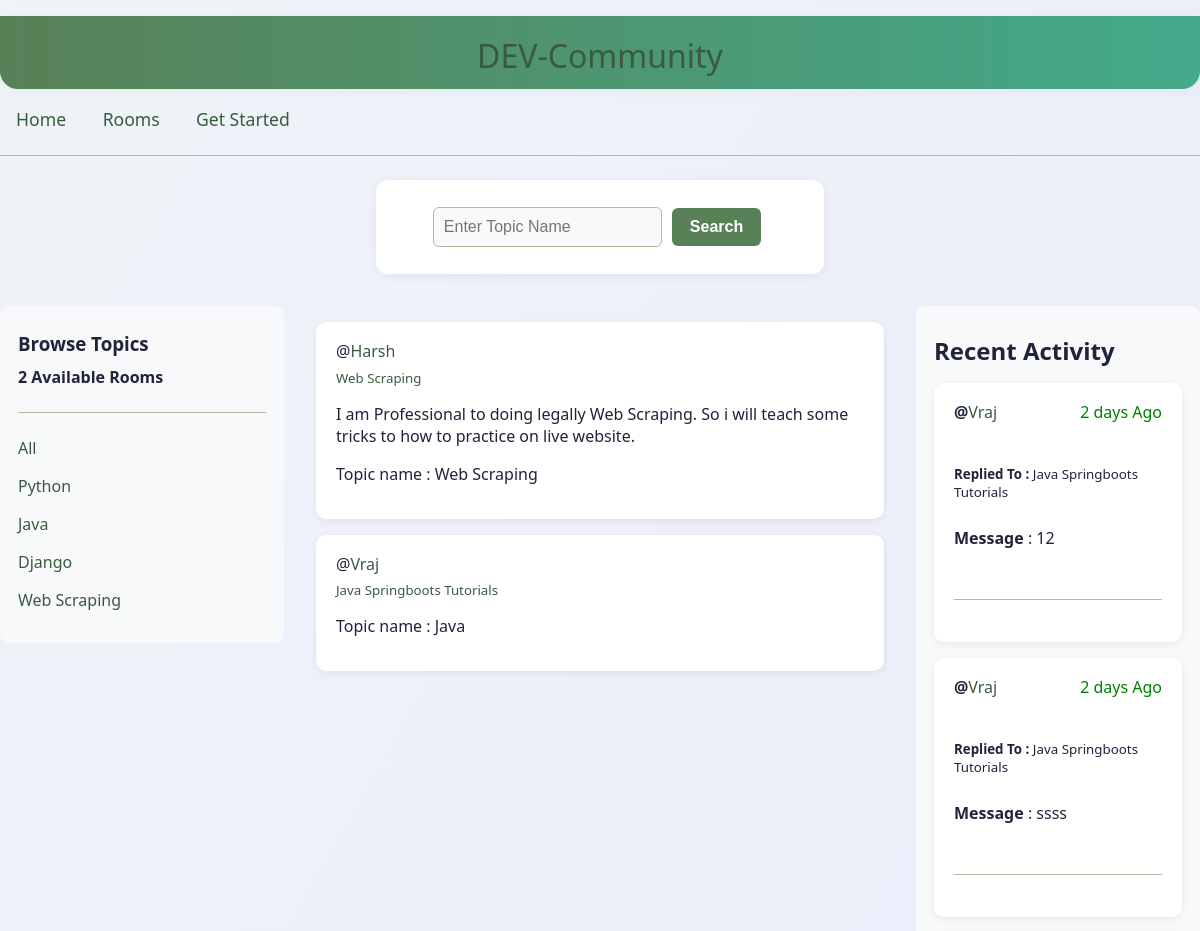
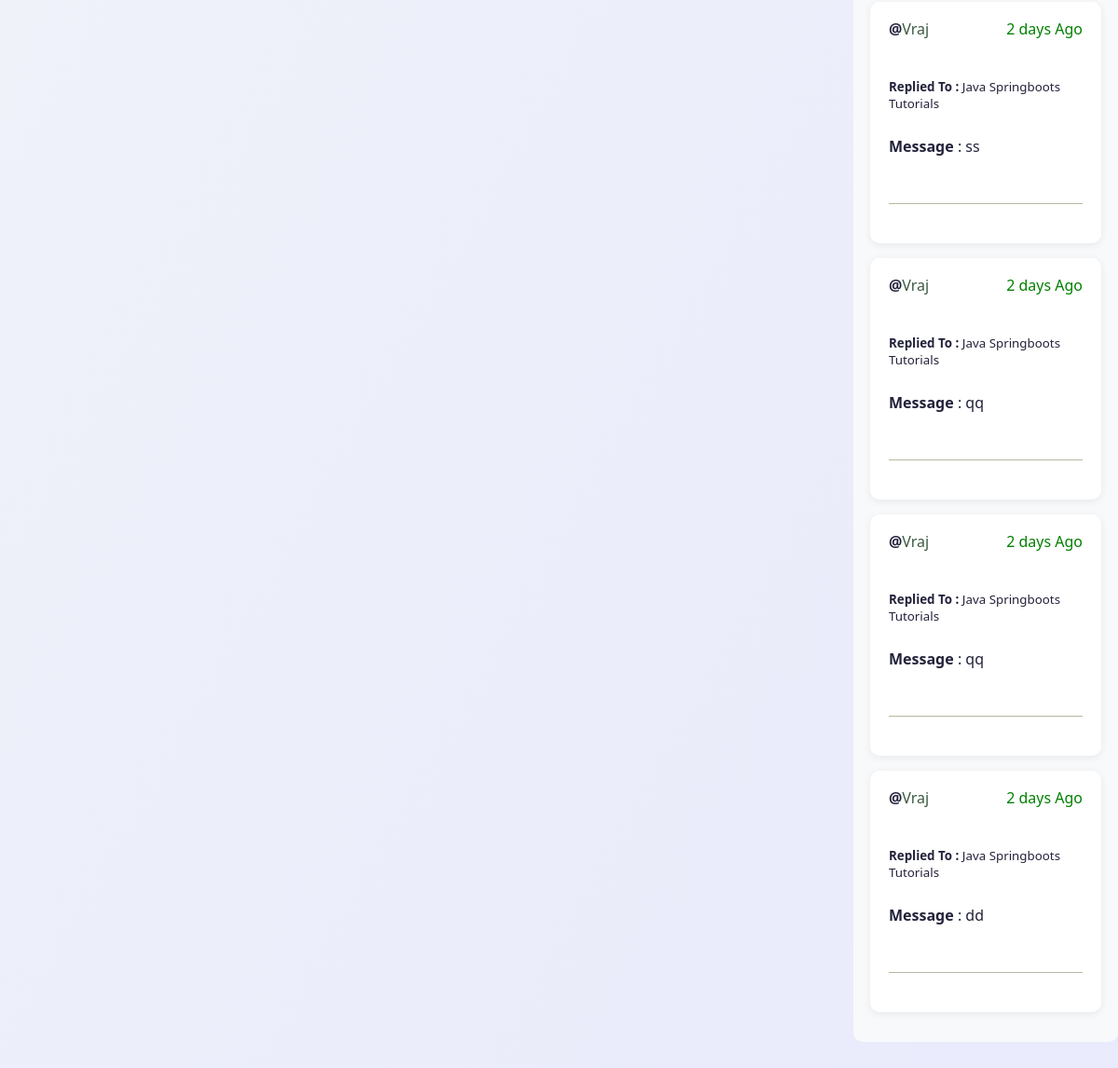
The app's page /room/, older data (2 pictures, top to bottom).
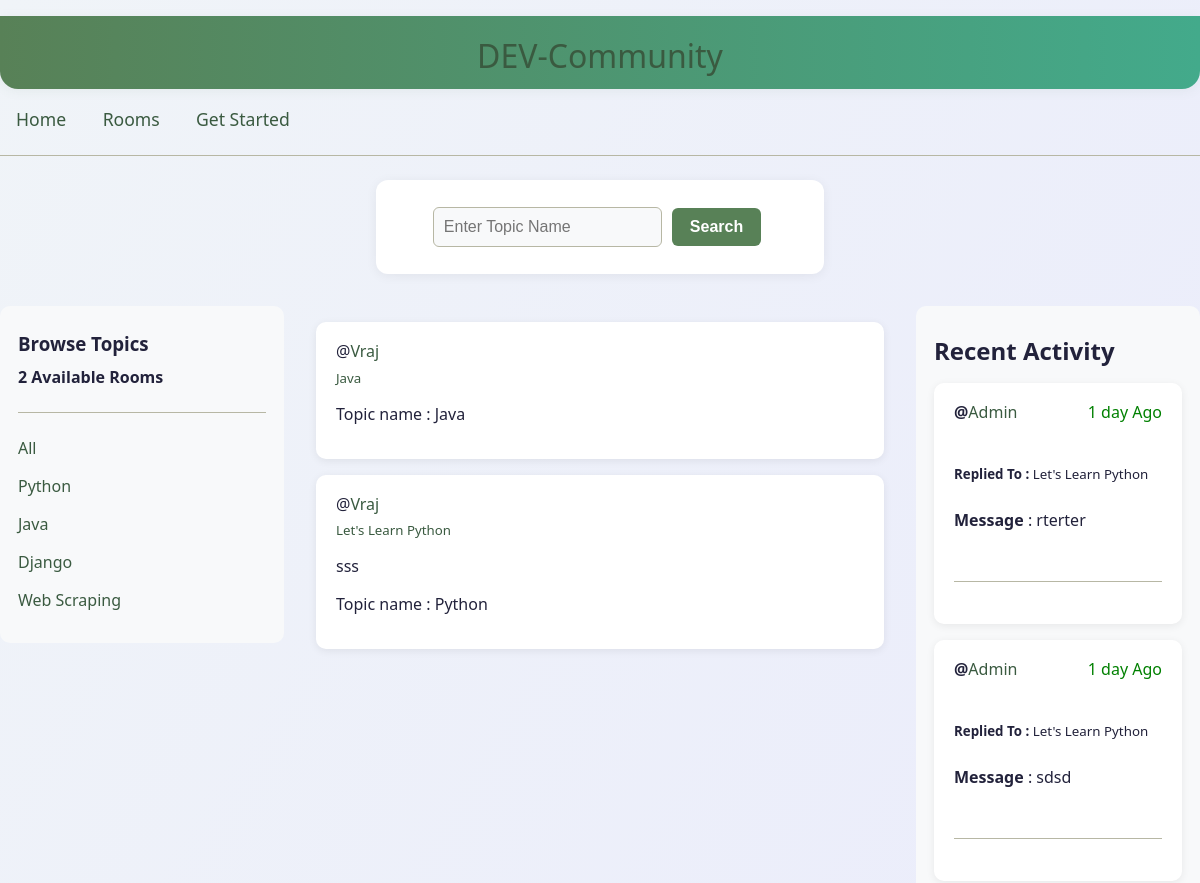
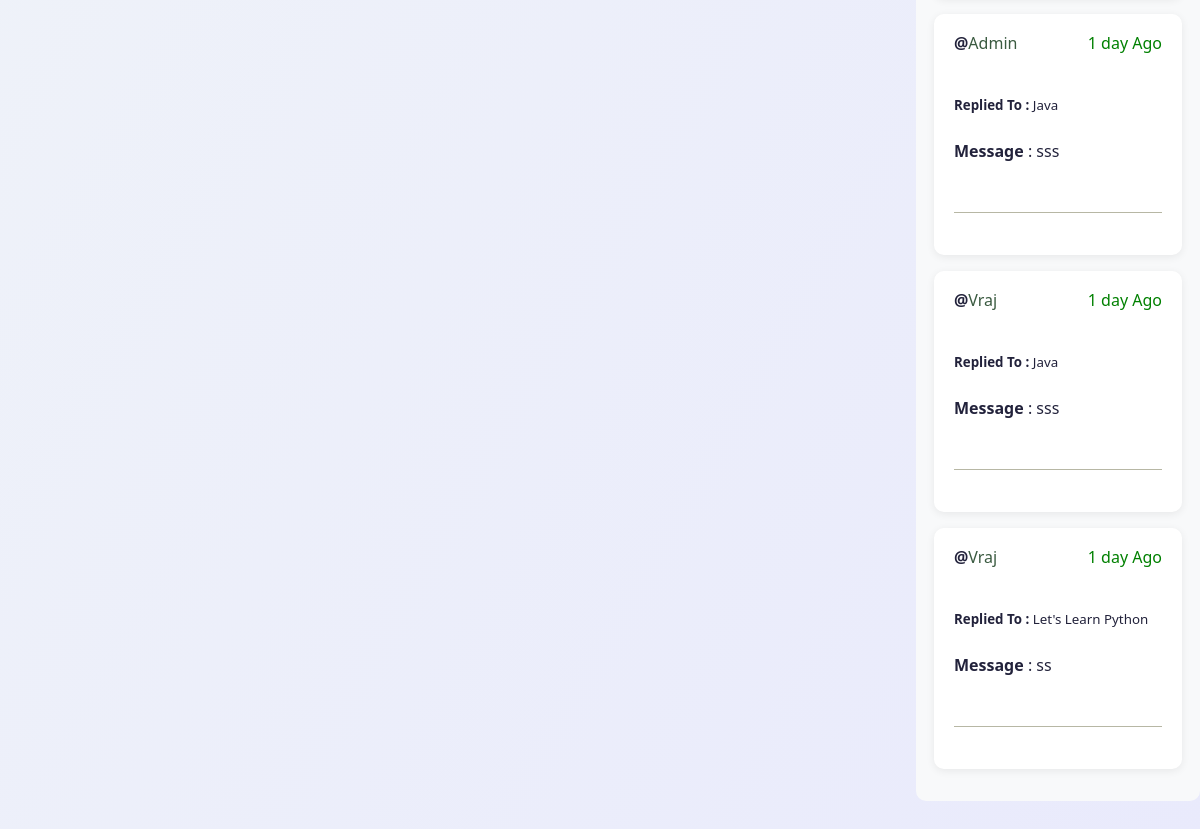
The same page, newer data (2 pictures, top to bottom).
### base/models.py (models this page shows, shortened)
class Topic(models.Model):
    name = models.CharField(max_length=200)
    def __str__(self):
        return self.name

class Room(models.Model):
    host = models.ForeignKey(User,on_delete=models.SET_NULL,null=True)
    topic = models.ForeignKey(Topic,on_delete=models.SET_NULL,null=True)
    name = models.CharField(max_length=200)
    description = models.TextField(null=True,blank=True)
    participants = models.ManyToManyField(User,blank=True,related_name='participants')
    createdAt = models.DateTimeField(auto_now_add=True)
    updatedAt = models.DateTimeField(auto_now=True)
    class Meta:
        ordering = ['-updatedAt','-createdAt']
    def __str__(self):
        return self.name

class Message(models.Model):
    user = models.ForeignKey(User,on_delete=models.CASCADE)
    room = models.ForeignKey(Room,on_delete=models.CASCADE)
    body = models.TextField()
    createdAt = models.DateTimeField(auto_now_add=True)
    updatedAt = models.DateTimeField(auto_now=True)
    class Meta:
        ordering = ['-updatedAt','-createdAt']

### base/views.py (the view)
# urls.py: path("room/",rooms_view,name = "Rooms"),
def rooms_view(request):
    q = request.GET.get('q') if request.GET.get('q') != None else ''
    topics = Topic.objects.all()
    recent_messages = Message.objects.all()[0:6]
    if q != "":
        recent_messages = Message.objects.filter(room__topic__name=q)[0:6]
    if q:
        rooms = Room.objects.filter(topic__name__contains = q)
        room_count = len(rooms)
    else:
        rooms = Room.objects.all()
        room_count = rooms.count()
    context =  {"rooms": rooms,'topics' :topics,'room_count' : room_count,'recent_messages':recent_messages}
    return render(request, 'base/room.html',context)

### base/templates/base/room.html (shortened to what this page needs)
{% extends 'main.html' %}
{% block content %}
    <form class="cardSearch mb-2" request="GET" action="{% url 'Rooms' %}">
      <input type="text" name="q" id="" placeholder="Enter Topic Name" />
      <input class="create-btn" type="submit" value="Search">
    </form>
    <div class="home-container">
        <div>
           {% include 'base/topics_components.html' %}
        </div>
        <div>
                <div>
                     {% include 'base/feed_component.html' %}
                </div>
        </div>
        <div>
           {% include 'base/recent_activity_component.html' %}
        </div>
    </div>
{% endblock %}

### base/templates/base/topics_components.html
<div class="topics-list mb-2">
<h3>Browse Topics</h3>
<h4>{{room_count}} Available Rooms</h4>
<hr />
<p><a href="{% url 'Rooms' %}"> All </a></p>
{% for topic in topics %}
<p><a href="{% url 'Rooms' %}?q={{topic.name}}"> {{ topic.name}}</a></p>
{% endfor %}
</div>

### base/templates/base/feed_component.html (shortened to what this page needs)
{% if rooms %}
  {% for room in rooms %}
  <div class="card mb-2">
    <span>@<a href="{% url 'profile' room.host.username %}">{{ room.host.username }}</a></span>
    <h5><a href="{% url 'Room' room.id %}">{{ room.name }}</a></h5>
    <p>{{room.description}}</p>
    <p>Topic name : {{room.topic}}</p>
  </div>
  {% endfor %}
{% else %}
  <div class="card text-center">
    <p>No Rooms for current Topic...</p>
  </div>
{% endif %}

### base/templates/base/recent_activity_component.html (shortened to what this page needs)
<div class="recent-activity">
<h2>Recent Activity</h2>
{% if recent_messages %}
  {% for message in recent_messages %}
  <div class="card mb-2" style="display: flex; flex-direction: column; gap: 10px;">
    <span>
      <b>@<a href="{% url 'profile' message.user %}">{{ message.user }}</a></b>
      <span style="color: green;float:right">
        {{ message.createdAt|timesince}} Ago</span>
    </span>
    <br />
    <small><b>Replied To : </b>{{ message.room }}</small>
    <p><b>Message</b> : {{ message.body }}</p>
    <hr />
  </div>
  {% endfor %}
{% else %}
  <div class="card text-center">
    <p>No recent Activity for This Topic...</p>
  </div>
{% endif %}
</div>

Row changes from the older to the newer data that the page shows:
removed Room: host.username "Harsh", name "Web Scraping", description "I am Professional to doing legally Web Scraping. So i will teach some tricks to how to practice on live website.", topic "Web Scraping"
removed Room: host.username "Vraj", name "Java Springboots Tutorials", topic "Java"
removed Message: user "Vraj", createdAt "2 days", room "Java Springboots Tutorials", body "12"
removed Message: user "Vraj", createdAt "2 days", room "Java Springboots Tutorials", body "ssss"
removed Message: user "Vraj", createdAt "2 days", room "Java Springboots Tutorials", body "ss"
removed Message: user "Vraj", createdAt "2 days", room "Java Springboots Tutorials", body "qq"
removed Message: user "Vraj", createdAt "2 days", room "Java Springboots Tutorials", body "qq"
removed Message: user "Vraj", createdAt "2 days", room "Java Springboots Tutorials", body "dd"
added Room: host.username "Vraj", name "Java", topic "Java"
added Room: host.username "Vraj", name "Let's Learn Python", description "sss", topic "Python"
added Message: user "Admin", createdAt "1 day", room "Let's Learn Python", body "rterter"
added Message: user "Admin", createdAt "1 day", room "Let's Learn Python", body "sdsd"
added Message: user "Admin", createdAt "1 day", room "Java", body "sss"
added Message: user "Vraj", createdAt "1 day", room "Java", body "sss"
added Message: user "Vraj", createdAt "1 day", room "Let's Learn Python", body "ss"
